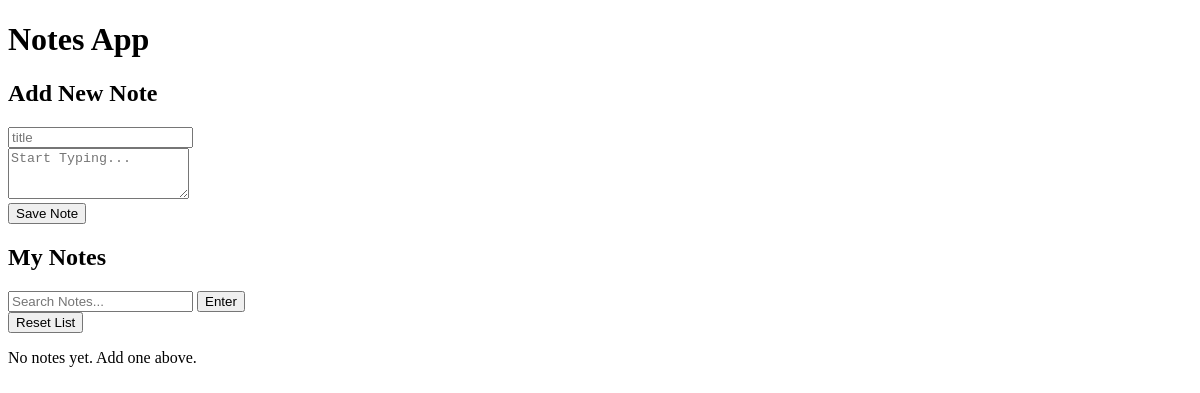
/, run on an earlier commit of the app's database.
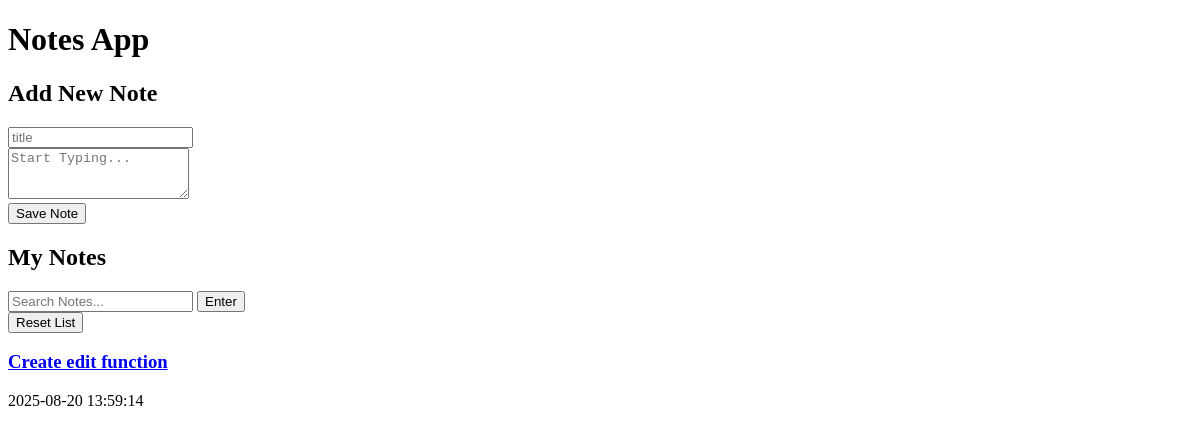
And on a later commit of the database.
### tables this page shows
CREATE TABLE notes (
        id INTEGER PRIMARY KEY AUTOINCREMENT,
        title TEXT NOT NULL,
        content TEXT,
        created_at DATETIME DEFAULT CURRENT_TIMESTAMP
    );

### index.php (the view, shortened to what this page needs)
<?php
require "config.php";
if (isset($_GET["reset"])) {
    $search = "";
} else {
    $search = $_GET["search"] ?? "";
}
if ($search) {
    $query_results = $db->prepare("SELECT id, title, created_at FROM notes WHERE title LIKE ? ORDER BY created_at DESC");
    $query_results->execute(["%{$search}%"]);
} else {
    $query_results = $db->query("SELECT id, title, created_at FROM notes ORDER BY created_at DESC");
}
$notes = $query_results->fetchAll();
?>
<!DOCTYPE html>
<html lang="en">
<head>
</head>
<body>
    <h1>Notes App</h1>
    <section>
        <h2>Add New Note</h2>
        <form action="add.php" method="post">
            <input type="text" name="title" placeholder="title" required>
            <br>
            <textarea name="content" placeholder="Start Typing..." rows="3"></textarea>
            <br>
            <button type="submit">Save Note</button>
        </form>
    </section>
    <section>
        <h2>My Notes</h2>
        <section>
            <form method="get">
                <input name="search" value="<?= htmlspecialchars($search) ?>" type="text" placeholder="Search Notes...">
                <button>Enter</button>
            </form>
            <form method="get">
                <button name="reset" value="reset">Reset List</button>
            </form>
        </section>
        <?php if (!count($notes)): ?>
            <p>No notes yet. Add one above.</p>
        <?php else: ?>
            <?php foreach ($notes as $note): ?>
                <section>
                    <a href="view.php?id=<?= $note["id"] ?>">
                        <h3><?= htmlspecialchars($note["title"]) ?></h3>
                    </a>
                    <p><?= htmlspecialchars($note["created_at"]) ?></p>
                </section>
            <?php endforeach; ?>
        <?php endif; ?>
    </section>
</body>
</html>

What changed in the data, as far as the page shows it:
added notes: title "Create edit function", created_at "2025-08-20 13:59:14"
Also different on the page:
text no longer shown: "No notes yet. Add one above."
